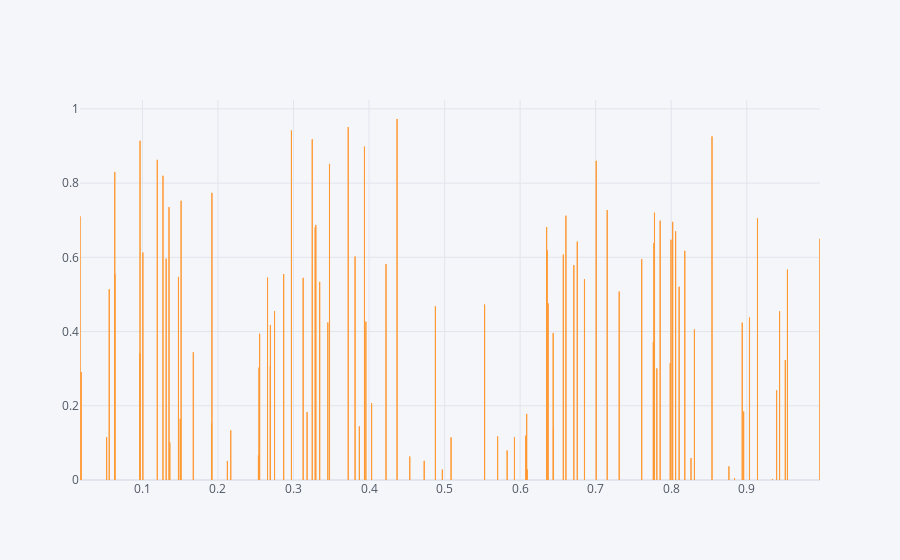

Write notebook code for a chart like this one.
### Code cell
df.iplot(kind='bar',x='a',y='b')
